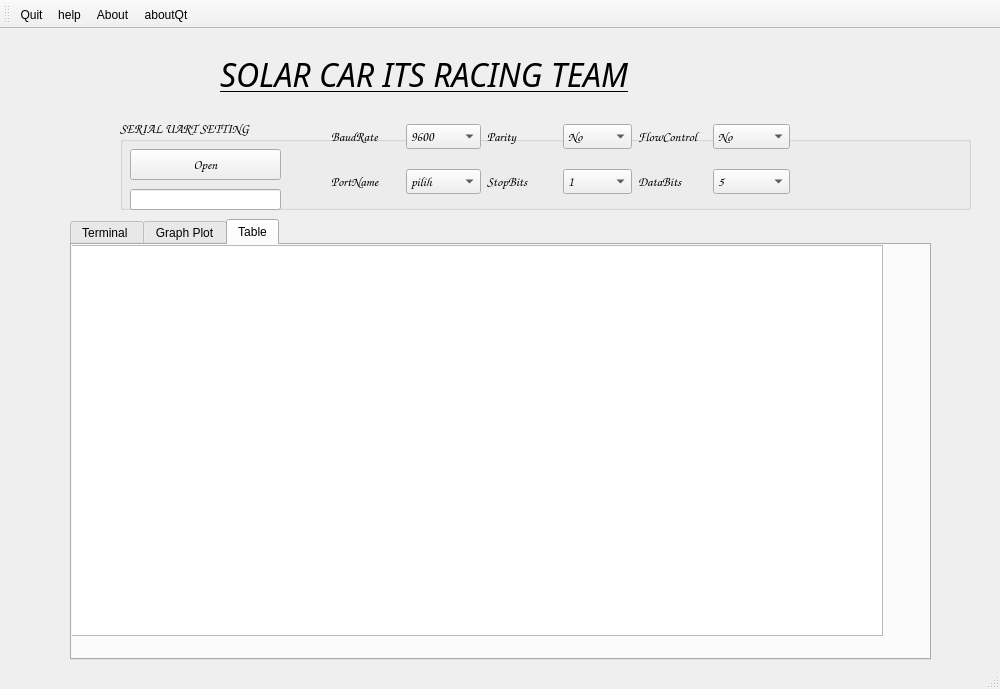
<?xml version="1.0" encoding="UTF-8"?>
<ui version="4.0">
 <class>interfacing</class>
 <widget class="QMainWindow" name="interfacing">
  <property name="geometry">
   <rect>
    <x>0</x>
    <y>0</y>
    <width>1000</width>
    <height>689</height>
   </rect>
  </property>
  <property name="minimumSize">
   <size>
    <width>1000</width>
    <height>0</height>
   </size>
  </property>
  <property name="windowTitle">
   <string>interfacing</string>
  </property>
  <widget class="QWidget" name="centralWidget">
   <widget class="QTabWidget" name="tabWidget">
    <property name="geometry">
     <rect>
      <x>70</x>
      <y>190</y>
      <width>861</width>
      <height>441</height>
     </rect>
    </property>
    <property name="currentIndex">
     <number>2</number>
    </property>
    <widget class="QWidget" name="tab">
     <attribute name="title">
      <string>Terminal </string>
     </attribute>
     <widget class="QPlainTextEdit" name="txt_Terminal">
      <property name="geometry">
       <rect>
        <x>60</x>
        <y>60</y>
        <width>761</width>
        <height>281</height>
       </rect>
      </property>
     </widget>
     <widget class="QCheckBox" name="chk_LocalEcho">
      <property name="geometry">
       <rect>
        <x>30</x>
        <y>20</y>
        <width>101</width>
        <height>21</height>
       </rect>
      </property>
      <property name="text">
       <string>Local Echo</string>
      </property>
     </widget>
     <widget class="QPushButton" name="btn_send">
      <property name="geometry">
       <rect>
        <x>360</x>
        <y>20</y>
        <width>85</width>
        <height>27</height>
       </rect>
      </property>
      <property name="text">
       <string>Send !</string>
      </property>
     </widget>
     <widget class="QPlainTextEdit" name="txt_kirimstring">
      <property name="geometry">
       <rect>
        <x>170</x>
        <y>20</y>
        <width>181</width>
        <height>31</height>
       </rect>
      </property>
     </widget>
     <widget class="QPushButton" name="btn_Clear">
      <property name="geometry">
       <rect>
        <x>470</x>
        <y>20</y>
        <width>131</width>
        <height>27</height>
       </rect>
      </property>
      <property name="text">
       <string>Clear Terminal</string>
      </property>
     </widget>
    </widget>
    <widget class="QWidget" name="tab_2">
     <attribute name="title">
      <string>Graph Plot</string>
     </attribute>
     <widget class="QCustomPlot" name="wgt_GraphPlot" native="true">
      <property name="geometry">
       <rect>
        <x>10</x>
        <y>40</y>
        <width>841</width>
        <height>351</height>
       </rect>
      </property>
     </widget>
     <widget class="QPushButton" name="pushButton">
      <property name="geometry">
       <rect>
        <x>320</x>
        <y>0</y>
        <width>161</width>
        <height>27</height>
       </rect>
      </property>
      <property name="text">
       <string>Clear Graph</string>
      </property>
     </widget>
    </widget>
    <widget class="QWidget" name="tab_3">
     <attribute name="title">
      <string>Table</string>
     </attribute>
     <widget class="QTableWidget" name="tbl_inputdata">
      <property name="geometry">
       <rect>
        <x>-20</x>
        <y>0</y>
        <width>831</width>
        <height>391</height>
       </rect>
      </property>
     </widget>
    </widget>
   </widget>
   <widget class="QGroupBox" name="groupBox_2">
    <property name="geometry">
     <rect>
      <x>120</x>
      <y>90</y>
      <width>851</width>
      <height>91</height>
     </rect>
    </property>
    <property name="font">
     <font>
      <family>Comic Sans MS</family>
      <pointsize>10</pointsize>
     </font>
    </property>
    <property name="title">
     <string>SERIAL UART SETTING</string>
    </property>
    <widget class="QPushButton" name="btn_Open">
     <property name="geometry">
      <rect>
       <x>10</x>
       <y>30</y>
       <width>151</width>
       <height>31</height>
      </rect>
     </property>
     <property name="text">
      <string>Open</string>
     </property>
    </widget>
    <widget class="QLineEdit" name="txt_portname">
     <property name="geometry">
      <rect>
       <x>10</x>
       <y>70</y>
       <width>151</width>
       <height>21</height>
      </rect>
     </property>
    </widget>
    <widget class="QWidget" name="gridLayoutWidget">
     <property name="geometry">
      <rect>
       <x>200</x>
       <y>-20</y>
       <width>481</width>
       <height>121</height>
      </rect>
     </property>
     <layout class="QGridLayout" name="gridLayout">
      <item row="0" column="4">
       <widget class="QLabel" name="label_16">
        <property name="text">
         <string>FlowControl</string>
        </property>
       </widget>
      </item>
      <item row="0" column="3">
       <widget class="QComboBox" name="cmb_Parity">
        <property name="currentText">
         <string>No</string>
        </property>
        <item>
         <property name="text">
          <string>No</string>
         </property>
        </item>
        <item>
         <property name="text">
          <string>Even</string>
         </property>
        </item>
        <item>
         <property name="text">
          <string>Odd</string>
         </property>
        </item>
        <item>
         <property name="text">
          <string>Space</string>
         </property>
        </item>
        <item>
         <property name="text">
          <string>Mark</string>
         </property>
        </item>
       </widget>
      </item>
      <item row="0" column="0">
       <widget class="QLabel" name="label_4">
        <property name="text">
         <string>BaudRate</string>
        </property>
       </widget>
      </item>
      <item row="0" column="1">
       <widget class="QComboBox" name="cmb_Baud">
        <property name="currentText">
         <string>9600</string>
        </property>
        <property name="currentIndex">
         <number>0</number>
        </property>
        <item>
         <property name="text">
          <string>9600</string>
         </property>
        </item>
        <item>
         <property name="text">
          <string>38400</string>
         </property>
        </item>
        <item>
         <property name="text">
          <string>57600</string>
         </property>
        </item>
        <item>
         <property name="text">
          <string>115200</string>
         </property>
        </item>
        <item>
         <property name="text">
          <string>Pilih</string>
         </property>
        </item>
       </widget>
      </item>
      <item row="1" column="4">
       <widget class="QLabel" name="label_17">
        <property name="text">
         <string>DataBits</string>
        </property>
       </widget>
      </item>
      <item row="0" column="2">
       <widget class="QLabel" name="label_6">
        <property name="text">
         <string>Parity</string>
        </property>
       </widget>
      </item>
      <item row="1" column="0">
       <widget class="QLabel" name="label_5">
        <property name="text">
         <string>PortName</string>
        </property>
       </widget>
      </item>
      <item row="1" column="1">
       <widget class="QComboBox" name="cmb_Port">
        <item>
         <property name="text">
          <string>pilih</string>
         </property>
        </item>
        <item>
         <property name="text">
          <string>ttyUSB0</string>
         </property>
        </item>
        <item>
         <property name="text">
          <string>ttyACM4</string>
         </property>
        </item>
        <item>
         <property name="text">
          <string>rfcomm0</string>
         </property>
        </item>
        <item>
         <property name="text">
          <string>ttyUSB1</string>
         </property>
        </item>
        <item>
         <property name="text">
          <string>ttyUSB2</string>
         </property>
        </item>
        <item>
         <property name="text">
          <string>ttyATK0</string>
         </property>
        </item>
        <item>
         <property name="text">
          <string>ttyATK1</string>
         </property>
        </item>
        <item>
         <property name="text">
          <string>ttyATK2</string>
         </property>
        </item>
        <item>
         <property name="text">
          <string>ttyACM0</string>
         </property>
        </item>
        <item>
         <property name="text">
          <string>ttyACM1</string>
         </property>
        </item>
        <item>
         <property name="text">
          <string>ttyACM2</string>
         </property>
        </item>
       </widget>
      </item>
      <item row="1" column="2">
       <widget class="QLabel" name="label_7">
        <property name="text">
         <string>StopBits</string>
        </property>
       </widget>
      </item>
      <item row="1" column="3">
       <widget class="QComboBox" name="cmb_StopBits">
        <property name="layoutDirection">
         <enum>Qt::LeftToRight</enum>
        </property>
        <property name="sizeAdjustPolicy">
         <enum>QComboBox::AdjustToMinimumContentsLengthWithIcon</enum>
        </property>
        <item>
         <property name="text">
          <string>1</string>
         </property>
        </item>
        <item>
         <property name="text">
          <string>1.5</string>
         </property>
        </item>
        <item>
         <property name="text">
          <string>2</string>
         </property>
        </item>
       </widget>
      </item>
      <item row="0" column="5">
       <widget class="QComboBox" name="cmb_FlowControl">
        <property name="currentText">
         <string>No</string>
        </property>
        <item>
         <property name="text">
          <string>No</string>
         </property>
        </item>
        <item>
         <property name="text">
          <string>Hardware</string>
         </property>
        </item>
        <item>
         <property name="text">
          <string>Software</string>
         </property>
        </item>
       </widget>
      </item>
      <item row="1" column="5">
       <widget class="QComboBox" name="cmb_DataBits">
        <property name="currentText">
         <string>5</string>
        </property>
        <item>
         <property name="text">
          <string>5</string>
         </property>
        </item>
        <item>
         <property name="text">
          <string>6</string>
         </property>
        </item>
        <item>
         <property name="text">
          <string>7</string>
         </property>
        </item>
        <item>
         <property name="text">
          <string>8</string>
         </property>
        </item>
       </widget>
      </item>
     </layout>
    </widget>
   </widget>
   <widget class="QLabel" name="label">
    <property name="geometry">
     <rect>
      <x>220</x>
      <y>20</y>
      <width>581</width>
      <height>51</height>
     </rect>
    </property>
    <property name="font">
     <font>
      <family>Purisa</family>
      <pointsize>24</pointsize>
      <italic>true</italic>
      <underline>true</underline>
     </font>
    </property>
    <property name="text">
     <string>SOLAR CAR ITS RACING TEAM</string>
    </property>
   </widget>
  </widget>
  <widget class="QMenuBar" name="menuBar">
   <property name="geometry">
    <rect>
     <x>0</x>
     <y>0</y>
     <width>1000</width>
     <height>23</height>
    </rect>
   </property>
  </widget>
  <widget class="QToolBar" name="mainToolBar">
   <attribute name="toolBarArea">
    <enum>TopToolBarArea</enum>
   </attribute>
   <attribute name="toolBarBreak">
    <bool>false</bool>
   </attribute>
   <addaction name="actionQuit"/>
   <addaction name="actionHelp"/>
   <addaction name="actionAbout"/>
   <addaction name="actionAboutQt"/>
  </widget>
  <widget class="QStatusBar" name="statusBar"/>
  <action name="actionAbout">
   <property name="text">
    <string>About</string>
   </property>
  </action>
  <action name="actionHelp">
   <property name="text">
    <string>help</string>
   </property>
  </action>
  <action name="actionEdit">
   <property name="text">
    <string>edit</string>
   </property>
  </action>
  <action name="actionQuit">
   <property name="text">
    <string>Quit</string>
   </property>
  </action>
  <action name="actionAboutQt">
   <property name="text">
    <string>aboutQt</string>
   </property>
  </action>
 </widget>
 <layoutdefault spacing="6" margin="11"/>
 <customwidgets>
  <customwidget>
   <class>QCustomPlot</class>
   <extends>QWidget</extends>
   <header>qcustomplot/qcustomplot.h</header>
   <container>1</container>
  </customwidget>
 </customwidgets>
 <resources/>
 <connections/>
</ui>
